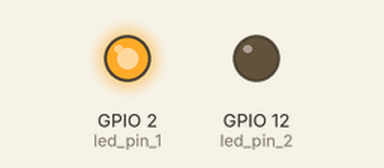
A sketch run on a simulated ESP32. On the bench: output pins drawn as LEDs (lit = HIGH). WiFi joins after 1.5 s; servers stay silent unless stated; the Firebase database answers and starts empty; what the sketch prints to the serial monitor is not drawn.

Above: at 0.1 s.
At 1.6 s:
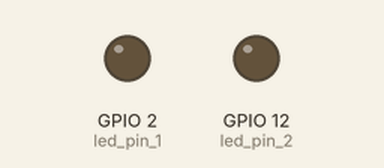
Timing chart, 0 to 3.1 s (numbered marks = the images above):
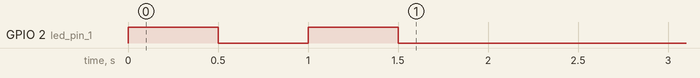

The sketch:

firstFirebase.ino
```cpp
#include "WiFi.h"
#include <Arduino.h>
#if defined(ESP32)
#include <WiFi.h>
#elif defined(ESP8266)
#include <ESP8266WiFi.h>
#endif
#include <Firebase_ESP_Client.h>


// Provide the token generation process info.
#include "addons/TokenHelper.h"
// Provide the RTDB payload printing info and other helper functions.
#include "addons/RTDBHelper.h"
// Device ID
#define DEVICE_UID "1X"
// Your Firebase Project Web API Key
#define API_KEY "AIzaSyCG59xubOTJe2gMqg1hz2NmcLvY_0AK-_M"
// Your Firebase Realtime database URL
#define DATABASE_URL "https://esp32-b74d2-default-rtdb.asia-southeast1.firebasedatabase.app/"

const char *ssid = "CAKE";
const char *password = "0891300633";

// Firebase Realtime Database Object
FirebaseData fbdo;
// Firebase Authentication Object
FirebaseAuth auth;
// Firebase configuration Object
FirebaseConfig config;
// Firebase database path
String databasePath = "";


// Firebase Unique Identifier
String fuid = "";

// Stores the elapsed time from device start up
unsigned long elapsedMillis = 0;

// Dummy counter to test initial firebase updates
int count = 0;

// Store device authentication status
bool isAuthenticated = false;

unsigned long sendDataPrevMillis = 0;


// The frequency of sensor updates to firebase, set to 10seconds
unsigned long update_interval = 10000;

// LED rates
static const int rate_1 = 100; // ms
static const int rate_2 = 323; // ms

// Pins
static const int led_pin_1 = 2;
static const int led_pin_2 = 12;


void firebase_init() {
  // configure firebase API Key
  config.api_key = API_KEY;
  // configure firebase realtime database url
  config.database_url = DATABASE_URL;
  // Enable WiFi reconnection
  Firebase.reconnectWiFi(true);
  Serial.println("------------------------------------");
  Serial.println("Sign up new user...");
  // Sign in to firebase Anonymously
  if (Firebase.signUp(&config, &auth, "", "")) {
    Serial.println("Success");
    isAuthenticated = true;
    // Set the database path where updates will be loaded for this device
    databasePath = "/";
    fuid = auth.token.uid.c_str();
  } else {
    Serial.printf("Failed, %s\n", config.signer.signupError.message.c_str());
    isAuthenticated = false;
  }
  // Assign the callback function for the long running token generation task,
  // see addons/TokenHelper.h
  config.token_status_callback = tokenStatusCallback;
  // Initialise the firebase library
  Firebase.begin(&config, &auth);
}


void setup() {

  // Configure pin
  pinMode(led_pin_1, OUTPUT);
  pinMode(led_pin_2, OUTPUT);

  Serial.begin(115200);

  WiFi.begin(ssid, password);

  while (WiFi.status() != WL_CONNECTED) {
    digitalWrite(led_pin_1, HIGH);
    delay(500);
    digitalWrite(led_pin_1, LOW);
    delay(500);
  }
  digitalWrite(led_pin_1, LOW);
  Serial.println("Connected to the WiFi network");
  firebase_init();


}

void loop() {
  if (Firebase.ready() && (millis() - sendDataPrevMillis > 15000 || sendDataPrevMillis == 0))
  {
    sendDataPrevMillis = millis();

    Serial.printf("Set int... %s\n", Firebase.RTDB.setInt(&fbdo, "/test/int", count) ? "ok" : fbdo.errorReason().c_str());

    Serial.printf("Get int... %s\n", Firebase.RTDB.getInt(&fbdo, "/test/int") ? String(fbdo.intData()).c_str() : fbdo.errorReason().c_str());

    FirebaseJson json;
    json.add("value", count);

    Serial.printf("Push json... %s\n", Firebase.RTDB.pushJSON(&fbdo, "/test/push", &json) ? "ok" : fbdo.errorReason().c_str());

    json.set("value", count + 100);
    Serial.printf("Update json... %s\n\n", Firebase.RTDB.updateNode(&fbdo, String("/test/push/" + fbdo.pushName()).c_str(), &json) ? "ok" : fbdo.errorReason().c_str());

    count++;
  }
}
```
